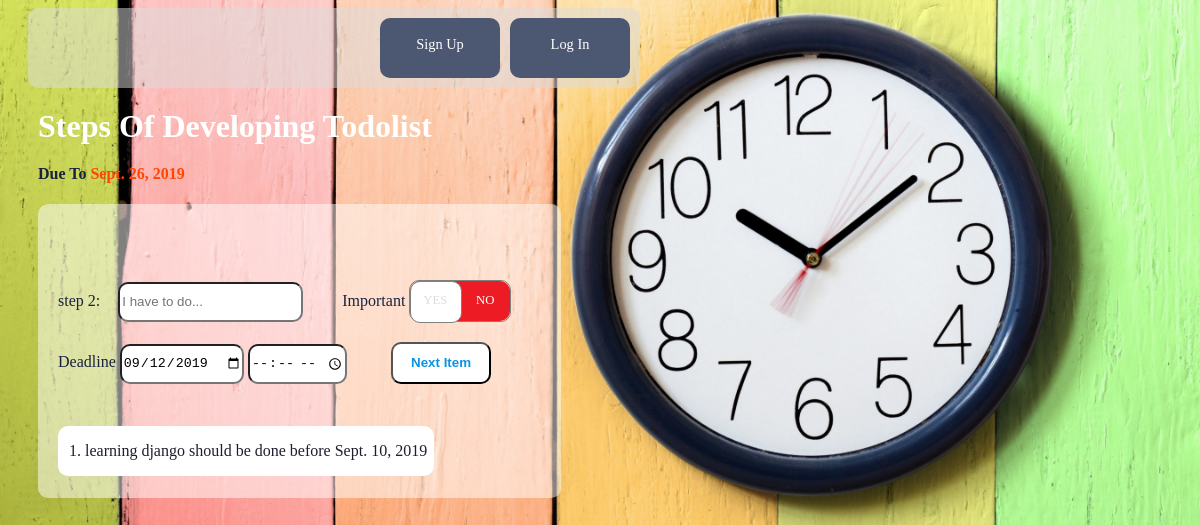
The page /todoapp/4/ on the database as committed earlier.
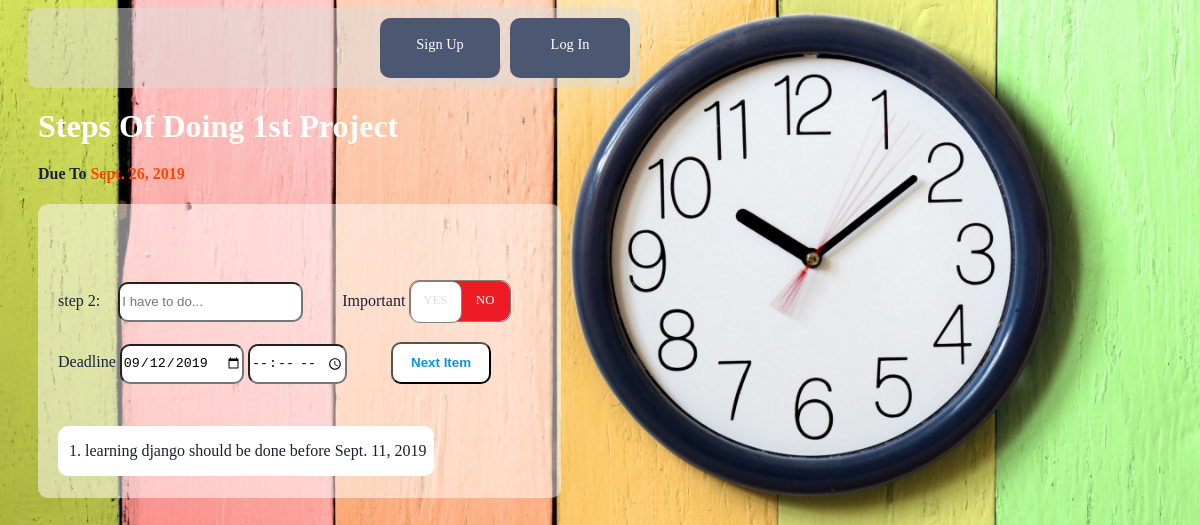
The same page on the database as committed later.
### todoapp/models.py (models this page shows, shortened)
class ToDoList(models.Model):
	user = models.ForeignKey(User, on_delete=models.CASCADE)
	title = models.CharField(max_length=300)
	deadline = models.DateField()
	done = models.BooleanField(default=False)	 #If the "done" field of all its items = done --> True
	hasItem = models.BooleanField(default=False) #If a task doesn't have any items, it should be considered in the user's calendar itself.

class ToDoItem(models.Model):
	todolist = models.ForeignKey(ToDoList, on_delete=models.CASCADE)
	title = models.CharField(max_length=300)
	date_to_do = models.DateField(null=True, blank=True)
	time_to_do = models.TimeField(null=True, blank=True)
	done = models.BooleanField(default=False)
	important = models.BooleanField(default=False)

### todoapp/views.py (the view, shortened to what this page needs)
# urls.py: path('<int:list_id>/', views.todoItem, name='items'),
def todoItem(request, list_id):
	todolist = ToDoList.objects.get(id=list_id)
	todoitems = ToDoItem.objects.filter(todolist=list_id)
	step_number = todoitems.count() + 1
	context = {"todoitems": todoitems, "todolist":todolist, "step_number":step_number}
	return render(request, "todoapp/items.html", context)

### templates/todoapp/items.html (shortened to what this page needs)
{% extends 'todoapp/base.html' %}
{% block content %}
<div class="container">
<h1>Steps Of <span>{{todolist.title}}</span></h1>
<h4>Due To <span>{{todolist.deadline}}</span></h4>
<form action="" method="post" id="items">
	<div class="todoFields">
		<div class="first-row">
			<span class="title">
				<label for="title" class="stepNumber">step {{step_number}}:</label>
				<input type="text" id="title" placeholder="I have to do..." name="title" required>
			</span>
			<span class="important">Important</span>
			<label class='toggle-label'>
				<span class='back'>
					<span class='toggle'></span>
					<span class='label on'>YES</span>
					<span class='label off'>NO</span>
				</span>
			</label>
		</div>
		<div class="second-row">
			<span>
				<label for="due_date">Deadline</label>
				<input type="date" id="due_date" name="due_date">
			</span>
			<span>
				<input type="time" id="due_time" name="due_time">
			</span>
			<button type="submit" name="save" class="addItem"><b>Next Item</b></button>
		</div>
	</div>
	<ol class="todoitems">
		{% for item in todoitems %}
			<li data-id="{{item.id}}">
				{% if item.important %}<b>{% endif %}<p class="taskText">{{item.title}}</p>
				<span class="taskText">should be done before <span class="itemDate"> {{item.date_to_do}}</span></span>
			</li>
		{% endfor %}
	</ol>
</div>
{% endblock %}

### templates/todoapp/base.html (shortened to what this page needs)
{% load static %}
<head>
	<link rel="stylesheet" type="text/css" href="{% static 'todoapp/styles.css' %}">
	<link rel="stylesheet" type="text/css" href="{% static 'fontawesome/css/fontawesome-all.min.css' %}">
</head>
<body>
	{% include 'todoapp/nav.html' %}
    {% block content %}{% endblock %}
</body>

### templates/todoapp/nav.html
<nav class="navbar-nav">
	{% if user.is_authenticated %}
		<a class="nav-item nav-link" href="{% url 'todoapp:logout' %}">Log Out</a>
		{% if request.get_full_path != '/todoapp/' %}
			<a href="{% url 'todoapp:index'%}" class="planning">Your Calendar</a>
		{% endif %}
		{% if request.get_full_path != '/todoapp/generalTasks/' %}
			<a href="{% url 'todoapp:generalTasks'%}" class="planning">Keep Planning</a>
		{% endif %}
		<span><b>{{user.username}}!</b> Light Tomorrow With Today :)</span>
	{% else %}
		<a class="nav-item nav-link" href="{% url 'todoapp:login' %}">Log In</a>
		<a class="nav-item nav-link" href="{% url 'todoapp:signup' %}">Sign Up</a>
	{% endif %}
</nav>

### static/todoapp/styles.css (style rules this page uses)
body { background: url("images/todo.jpg") no-repeat right top fixed; -webkit-background-size: cover; -moz-background-size: cover; background-size: cover; font-family: "Comic Sans MS", "Comic Sans", cursive; }
.container, nav { float:left; width: 50%; padding: 20px 20px 50px 30px; }
h1 { margin-top: 0; color: white; margin-bottom: 20px !important; }
h3, h4 { color: #17223E; }
h4 { margin-top: 0 !important; }
h4 > span { color: #FF4500; }
.todoFields { margin-top: 40px; margin-bottom:40px; color: #17223E; }
.todoFields input { height: 40px; }
.first-row { margin-bottom: 20px; }
.title { margin-right:49px; }
.title input { position: relative; left: 14px; }
button.addTask, button.addItem, input { border-radius: 10px 10px 10px 10px; overflow: hidden; }
.addItem { height:42px; width: 100px; color: #0a93e2; background: white; margin-left: 40px; cursor: pointer; }
.todoitems { padding-left: 27px; padding-right: 7px; margin-bottom: 2px; margin-top: 2px; display:inline-block; color: #1d1f2e; background: white; border-radius: 10px 10px 10px 10px; overflow: hidden; }
.toggle-label { position: relative; top:16px; display: inline-block; width: 100px; height: 40px; border: 1px solid #808080; border-radius: 10px 10px 10px 10px; margin-right: 30px; line-height: 38px; }
.toggle-label input[type=checkbox]+.back { position: absolute; width: 100%; height: 100%; background: #ed1c24; transition: background 150ms linear; border-radius: 10px 10px 10px 10px; }
.toggle-label input[type=checkbox]+.back .toggle { display: block; position: absolute; content: ' '; background: #fff; width: 50%; height: 100%; transition: margin 150ms linear; border: 1px solid #808080; border-radius: 10px 10px 10px 10px; }
.toggle-label .label { display: block; position: absolute; width: 50%; color: #ddd; text-align: center; font-size: 0.8em; }
.toggle-label .label.on { left: 0px; }
.toggle-label .label.off { right: 0px; }
.toggle-label input[type=checkbox]+.back .label.off { color: #fff; }
.todoitems p { display: inline-block !important; }
#tabchild, #signup, #login, #items, #general, #logout { max-width: 100%; float: left; clear: both; display: block; border-radius: 10px 10px 10px 10px; }
#general, #items { background: rgba(255,255,255, 0.5); padding: 20px; }
nav { margin-left: 20px; border-radius: 10px 10px 10px 10px; padding: 10px; background: rgba(220,220,220, 0.5); }
nav a { text-decoration: none; display:inline-block; height:60px; width: 120px; color: white; background: #4c5772; margin-left: 10px; cursor: pointer; border-radius: 10px 10px 10px 10px; line-height: 53px; text-align: center; float:right; font-size: 0.9em; }
.taskTitle, .itemTitle, .todotitle, h1 > span, .thisTitle { text-transform: capitalize; }

Rows that differ between the two databases and show on the page:
changed ToDoList: title "Developing Todolist" → "Doing 1st Project"
changed ToDoItem "learning django": date_to_do "Sept. 10, 2019" → "Sept. 11, 2019"
